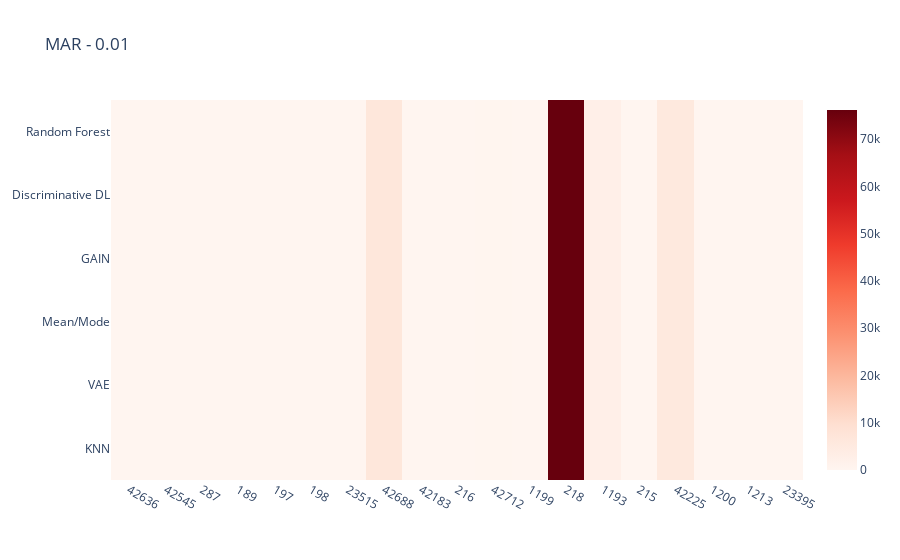
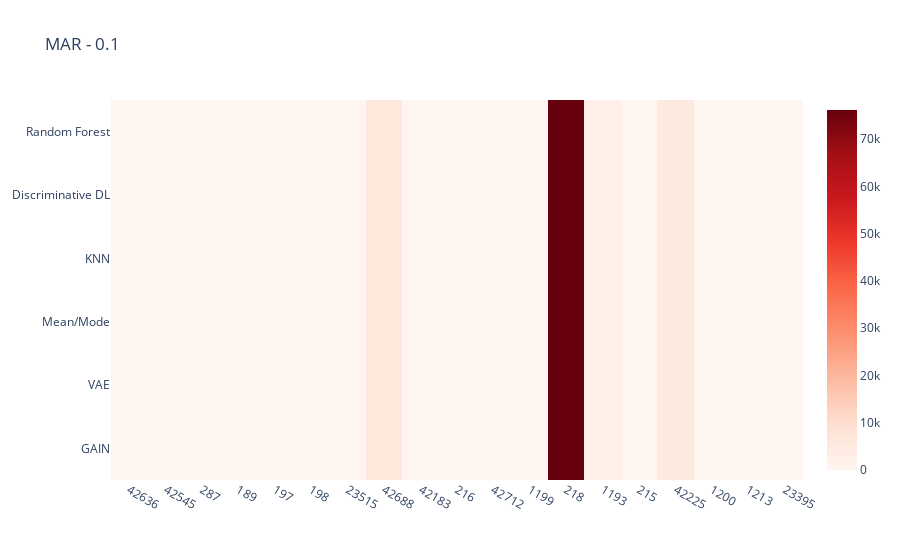
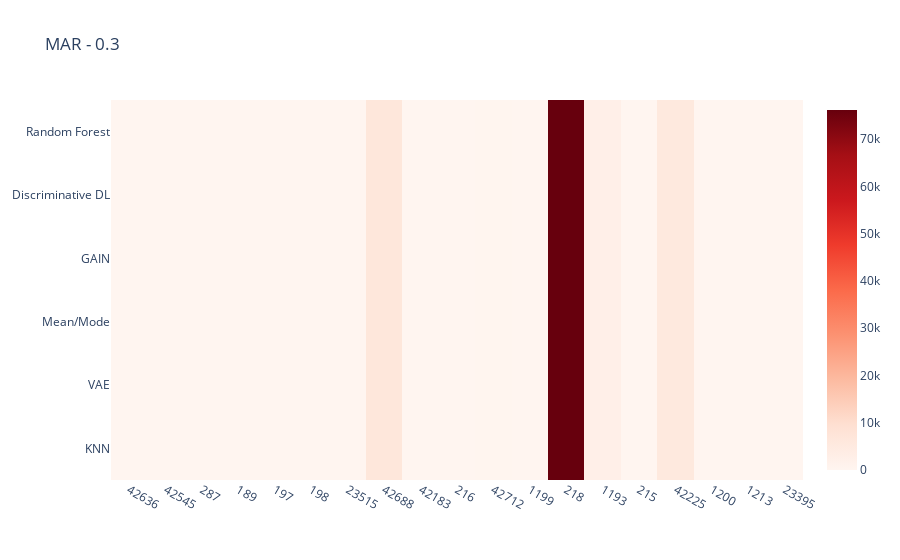
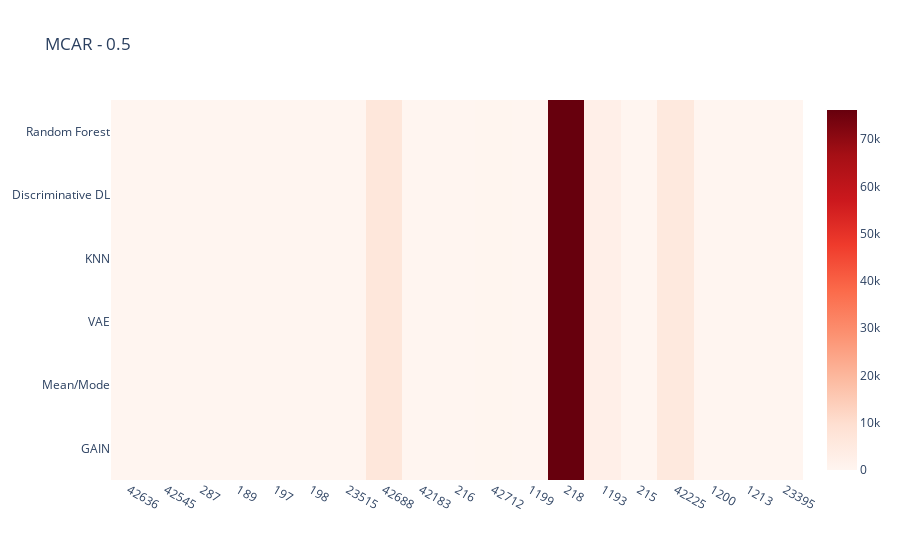

Notebook cell for these charts, in order:
### Code cell
# Heatmap for total RMSE score for each data constellation for each method

df_heat = df_heat.astype({"Task":"string"})

data_constellations = ['MAR - 0.01', 'MAR - 0.1', 'MAR - 0.3', 'MCAR - 0.5', 'MCAR - 0.01', 'MCAR - 0.1', 'MCAR - 0.3', 'MCAR - 0.5', 'MNAR - 0.01', 'MNAR - 0.1', 'MNAR - 0.3', 'MNAR - 0.5']


for i in data_constellations:
    data_constel = df_heat.loc[df_heat['Data_Constellation'] == i]

    ### uncomment whatever you want to investigate

    ## sort by amount datapoints (ascending)
    data_constel = data_constel.sort_values(by=['NumberOfInstances'])

    ## sort by amount of features (ascending)
    #data_constel = data_constel.sort_values(by=['NumberOfFeatures'])

    ## sort by amount of datapoints and features (ascending)
    #data_constel = data_constel.sort_values(by=['NumberOfInstances', 'NumberOfFeatures'])

    ## sort by amount of categorical features and datapoints (ascending)
    #data_constel = data_constel.sort_values(by=['NumberOfCategoricalFeatures', 'NumberOfInstances'])

    ## sort by amount of numerical features and datapoints (ascending)
    #data_constel = data_constel.sort_values(by=['NumberOfNumericFeatures', 'NumberOfInstances'])
    
    Dataset_number = data_constel["Task"]
    Imputation_Method = data_constel["Imputation_Method"]
    Improvement = data_constel["Imputed_Subset"]
    

    trace = go.Heatmap(
                   z=Improvement,
                   x=Dataset_number,
                   y=Imputation_Method,
                   type = 'heatmap',
                    autocolorscale= False,
                    colorscale = 'Reds',
                    zmin=0,
                    )
    data = [trace]
    fig = go.Figure(data=data)
    fig.update_layout(
        title=i,
        xaxis_nticks=36)
    fig.show()

### Figure 1 — Plotly figure (JSON) as saved in the notebook; plotly's stock layout.template omitted (floating-point values rounded to 4 significant figures)
{"data": [{"autocolorscale": false, "colorscale": [[0, "rgb(255,245,240)"], [0.125, "rgb(254,224,210)"], [0.25, "rgb(252,187,161)"], [0.375, "rgb(252,146,114)"], [0.5, "rgb(251,106,74)"], [0.625, "rgb(239,59,44)"], [0.75, "rgb(203,24,29)"], [0.875, "rgb(165,15,21)"], [1, "rgb(103,0,13)"]], "type": "heatmap", "x": ["42636", "42636", "42636", "42636", "42636", "42636", "42545", "42545", "42545", "42545", "42545", "42545", "287", "287", "287", "287", "287", "287", "189", "197", "189", "189", "189", "189", "189", "197", "197", "197", "197", "197", "198", "198", "198", "198", "198", "198", "23515", "23515", "23515", "23515", "23515", "23515", "42688", "42688", "42688", "42688", "42688", "42688", "42183", "42183", "42183", "42183", "42183", "42183", "216", "216", "216", "216", "216", "216", "42712", "42712", "42712", "42712", "42712", "42712", "1199", "1199", "1199", "1199", "1199", "1199", "218", "218", "218", "218", "218", "218", "1193", "1193", "1193", "1193", "1193", "1193", "215", "215", "215", "215", "215", "215", "42225", "42225", "42225", "42225", "42225", "42225", "1200", "1200", "1200", "1200", "1200", "1200", "1213", "1213", "1213", "1213", "1213", "1213", "23395", "23395", "23395", "23395", "23395", "23395"], "y": ["KNN", "VAE", "Mean/Mode", "GAIN", "Discriminative DL", "Random Forest", "KNN", "Random Forest", "GAIN", "Discriminative DL", "Mean/Mode", "VAE", "Mean/Mode", "Random Forest", "VAE", "GAIN", "KNN", "Discriminative DL", "Mean/Mode", "VAE", "KNN", "VAE", "Discriminative DL", "GAIN", "Random Forest", "Mean/Mode", "Random Forest", "GAIN", "KNN", "Discriminative DL", "GAIN", "Random Forest", "VAE", "Mean/Mode", "Discriminative DL", "KNN", "Random Forest", "Discriminative DL", "GAIN", "KNN", "VAE", "Mean/Mode", "KNN", "VAE", "Mean/Mode", "GAIN", "Discriminative DL", "Random Forest", "KNN", "GAIN", "Random Forest", "VAE", "Discriminative DL", "Mean/Mode", "KNN", "Mean/Mode", "VAE", "Random Forest", "GAIN", "Discriminative DL", "GAIN", "KNN", "Random Forest", "Mean/Mode", "Discriminative DL", "VAE", "Discriminative DL", "VAE", "KNN", "GAIN", "Random Forest", "Mean/Mode", "Mean/Mode", "KNN", "Discriminative DL", "Random Forest", "GAIN", "VAE", "Random Forest", "GAIN", "Discriminative DL", "Mean/Mode", "VAE", "KNN", "GAIN", "Discriminative DL", "VAE", "Random Forest", "KNN", "Mean/Mode", "KNN", "GAIN", "Discriminative DL", "Random Forest", "Mean/Mode", "VAE", "Discriminative DL", "KNN", "Random Forest", "GAIN", "VAE", "Mean/Mode", "GAIN", "VAE", "Mean/Mode", "KNN", "Random Forest", "Discriminative DL", "Random Forest", "VAE", "Discriminative DL", "KNN", "Mean/Mode", "GAIN"], "z": [0.4803, 0.4809, 0.4811, 0.4805, 0.48, 0.4796, 14.97, 14.97, 14.97, 14.97, 14.97, 14.97, 1.063, 1.063, 1.063, 1.063, 1.063, 1.063, 0.2247, 57.44, 0.2247, 0.2252, 0.2252, 0.2254, 0.2255, 57.44, 57.44, 57.44, 57.44, 57.44, 0.001623, 0.001623, 0.001623, 0.001623, 0.001623, 0.001623, 0.03233, 0.03233, 0.03232, 0.03233, 0.03232, 0.03232, 6510.0, 6510.0, 6510.0, 6510.0, 6510.0, 6510.0, 5.748, 5.748, 5.748, 5.748, 5.748, 5.748, 0.003328, 0.003327, 0.003324, 0.003325, 0.003341, 0.003327, 205.1, 205.2, 205.2, 205.2, 205.2, 205.2, 13.13, 13.14, 13.14, 13.14, 13.14, 13.14, 76170.0, 76170.0, 76170.0, 76170.0, 76170.0, 76170.0, 2614.0, 2614.0, 2614.0, 2614.0, 2614.0, 2614.0, 2.384, 2.381, 2.381, 2.381, 2.38, 2.38, 5572.0, 5572.0, 5572.0, 5572.0, 5572.0, 5572.0, 5.172, 5.168, 5.168, 5.182, 5.186, 5.189, 6.609, 6.609, 6.609, 6.607, 6.608, 6.61, 0.1576, 0.1576, 0.1576, 0.1576, 0.1576, 0.1576], "zmin": 0}], "layout": {"title": {"text": "MAR - 0.01"}, "xaxis": {"nticks": 36}}}

### Figure 2 — Plotly figure (JSON) as saved in the notebook; plotly's stock layout.template omitted (floating-point values rounded to 4 significant figures)
{"data": [{"autocolorscale": false, "colorscale": [[0, "rgb(255,245,240)"], [0.125, "rgb(254,224,210)"], [0.25, "rgb(252,187,161)"], [0.375, "rgb(252,146,114)"], [0.5, "rgb(251,106,74)"], [0.625, "rgb(239,59,44)"], [0.75, "rgb(203,24,29)"], [0.875, "rgb(165,15,21)"], [1, "rgb(103,0,13)"]], "type": "heatmap", "x": ["42636", "42636", "42636", "42636", "42636", "42636", "42545", "42545", "42545", "42545", "42545", "42545", "287", "287", "287", "287", "287", "287", "189", "197", "189", "189", "189", "189", "189", "197", "197", "197", "197", "197", "198", "198", "198", "198", "198", "198", "23515", "23515", "23515", "23515", "23515", "23515", "42688", "42688", "42688", "42688", "42688", "42688", "42183", "42183", "42183", "42183", "42183", "42183", "216", "216", "216", "216", "216", "216", "42712", "42712", "42712", "42712", "42712", "42712", "1199", "1199", "1199", "1199", "1199", "1199", "218", "218", "218", "218", "218", "218", "1193", "1193", "1193", "1193", "1193", "1193", "215", "215", "215", "215", "215", "215", "42225", "42225", "42225", "42225", "42225", "42225", "1200", "1200", "1200", "1200", "1200", "1200", "1213", "1213", "1213", "1213", "1213", "1213", "23395", "23395", "23395", "23395", "23395", "23395"], "y": ["GAIN", "VAE", "Mean/Mode", "KNN", "Discriminative DL", "Random Forest", "Random Forest", "Mean/Mode", "Discriminative DL", "VAE", "KNN", "GAIN", "Mean/Mode", "KNN", "Random Forest", "VAE", "GAIN", "Discriminative DL", "Discriminative DL", "Random Forest", "Mean/Mode", "KNN", "GAIN", "Random Forest", "VAE", "Discriminative DL", "KNN", "Mean/Mode", "VAE", "GAIN", "GAIN", "VAE", "Mean/Mode", "Discriminative DL", "Random Forest", "KNN", "Random Forest", "Discriminative DL", "KNN", "Mean/Mode", "GAIN", "VAE", "KNN", "GAIN", "VAE", "Mean/Mode", "Random Forest", "Discriminative DL", "KNN", "VAE", "Discriminative DL", "Mean/Mode", "GAIN", "Random Forest", "Random Forest", "Discriminative DL", "KNN", "VAE", "GAIN", "Mean/Mode", "Random Forest", "Discriminative DL", "VAE", "KNN", "GAIN", "Mean/Mode", "VAE", "Discriminative DL", "GAIN", "Random Forest", "KNN", "Mean/Mode", "Random Forest", "GAIN", "Mean/Mode", "VAE", "KNN", "Discriminative DL", "Discriminative DL", "Mean/Mode", "GAIN", "Random Forest", "VAE", "KNN", "GAIN", "KNN", "Discriminative DL", "Random Forest", "VAE", "Mean/Mode", "VAE", "Mean/Mode", "Random Forest", "GAIN", "Discriminative DL", "KNN", "Random Forest", "KNN", "Discriminative DL", "GAIN", "VAE", "Mean/Mode", "Random Forest", "Discriminative DL", "KNN", "Mean/Mode", "VAE", "GAIN", "VAE", "GAIN", "Discriminative DL", "Mean/Mode", "KNN", "Random Forest"], "z": [0.4808, 0.4842, 0.4858, 0.4832, 0.4805, 0.4792, 14.97, 14.97, 14.97, 14.97, 14.97, 14.97, 1.065, 1.065, 1.063, 1.064, 1.077, 1.064, 0.2241, 57.45, 0.2253, 0.2254, 0.2255, 0.2259, 0.2269, 57.42, 57.44, 57.48, 57.46, 57.44, 0.001629, 0.001627, 0.001627, 0.001628, 0.001628, 0.001629, 0.03233, 0.03232, 0.03232, 0.03232, 0.03229, 0.03231, 6510.0, 6510.0, 6510.0, 6510.0, 6510.0, 6510.0, 5.748, 5.747, 5.748, 5.748, 5.748, 5.748, 0.003334, 0.00333, 0.003319, 0.003321, 0.003353, 0.003329, 205.2, 205.3, 205.4, 205.4, 205.8, 205.6, 13.14, 13.15, 13.16, 13.16, 13.18, 13.18, 76170.0, 76170.0, 76170.0, 76170.0, 76170.0, 76170.0, 2612.0, 2612.0, 2612.0, 2613.0, 2612.0, 2613.0, 2.419, 2.402, 2.4, 2.398, 2.396, 2.391, 5572.0, 5572.0, 5572.0, 5572.0, 5572.0, 5572.0, 5.191, 5.182, 5.188, 5.247, 5.334, 5.354, 6.611, 6.604, 6.61, 6.59, 6.599, 6.619, 0.1577, 0.1576, 0.1576, 0.1576, 0.1576, 0.1576], "zmin": 0}], "layout": {"title": {"text": "MAR - 0.1"}, "xaxis": {"nticks": 36}}}

### Figure 3 — Plotly figure (JSON) as saved in the notebook; plotly's stock layout.template omitted (floating-point values rounded to 4 significant figures)
{"data": [{"autocolorscale": false, "colorscale": [[0, "rgb(255,245,240)"], [0.125, "rgb(254,224,210)"], [0.25, "rgb(252,187,161)"], [0.375, "rgb(252,146,114)"], [0.5, "rgb(251,106,74)"], [0.625, "rgb(239,59,44)"], [0.75, "rgb(203,24,29)"], [0.875, "rgb(165,15,21)"], [1, "rgb(103,0,13)"]], "type": "heatmap", "x": ["42636", "42636", "42636", "42636", "42636", "42636", "42545", "42545", "42545", "42545", "42545", "42545", "287", "287", "287", "287", "287", "287", "189", "197", "189", "189", "189", "189", "189", "197", "197", "197", "197", "197", "198", "198", "198", "198", "198", "198", "23515", "23515", "23515", "23515", "23515", "23515", "42688", "42688", "42688", "42688", "42688", "42688", "42183", "42183", "42183", "42183", "42183", "42183", "216", "216", "216", "216", "216", "216", "42712", "42712", "42712", "42712", "42712", "42712", "1199", "1199", "1199", "1199", "1199", "1199", "218", "218", "218", "218", "218", "218", "1193", "1193", "1193", "1193", "1193", "1193", "215", "215", "215", "215", "215", "215", "42225", "42225", "42225", "42225", "42225", "42225", "1200", "1200", "1200", "1200", "1200", "1200", "1213", "1213", "1213", "1213", "1213", "1213", "23395", "23395", "23395", "23395", "23395", "23395"], "y": ["KNN", "VAE", "Mean/Mode", "GAIN", "Discriminative DL", "Random Forest", "GAIN", "Discriminative DL", "Mean/Mode", "Random Forest", "VAE", "KNN", "GAIN", "VAE", "Discriminative DL", "Random Forest", "KNN", "Mean/Mode", "KNN", "KNN", "Mean/Mode", "Discriminative DL", "VAE", "GAIN", "Random Forest", "Discriminative DL", "Random Forest", "Mean/Mode", "VAE", "GAIN", "VAE", "Mean/Mode", "Discriminative DL", "GAIN", "KNN", "Random Forest", "VAE", "Random Forest", "Mean/Mode", "KNN", "GAIN", "Discriminative DL", "KNN", "VAE", "GAIN", "Discriminative DL", "Mean/Mode", "Random Forest", "GAIN", "VAE", "Discriminative DL", "KNN", "Random Forest", "Mean/Mode", "Discriminative DL", "VAE", "Random Forest", "Mean/Mode", "KNN", "GAIN", "GAIN", "Random Forest", "KNN", "Discriminative DL", "VAE", "Mean/Mode", "Random Forest", "Mean/Mode", "Discriminative DL", "KNN", "VAE", "GAIN", "VAE", "KNN", "Discriminative DL", "Mean/Mode", "GAIN", "Random Forest", "Mean/Mode", "Random Forest", "VAE", "KNN", "GAIN", "Discriminative DL", "VAE", "GAIN", "Discriminative DL", "Random Forest", "KNN", "Mean/Mode", "KNN", "VAE", "Discriminative DL", "Random Forest", "Mean/Mode", "GAIN", "Discriminative DL", "Random Forest", "KNN", "VAE", "Mean/Mode", "GAIN", "Discriminative DL", "Random Forest", "KNN", "Mean/Mode", "VAE", "GAIN", "GAIN", "VAE", "Discriminative DL", "Mean/Mode", "KNN", "Random Forest"], "z": [0.4885, 0.4912, 0.495, 0.4904, 0.4862, 0.4848, 14.97, 14.97, 14.97, 14.97, 14.97, 14.97, 1.071, 1.073, 1.058, 1.06, 1.073, 1.068, 0.2236, 57.43, 0.2236, 0.2245, 0.2248, 0.2249, 0.2268, 57.39, 57.41, 57.57, 57.46, 57.42, 0.001628, 0.001626, 0.001626, 0.001626, 0.001627, 0.001628, 0.03244, 0.03239, 0.03234, 0.03234, 0.03227, 0.0323, 6510.0, 6510.0, 6510.0, 6510.0, 6510.0, 6510.0, 5.749, 5.747, 5.748, 5.749, 5.749, 5.749, 0.00338, 0.00338, 0.003358, 0.003372, 0.003383, 0.003376, 205.3, 205.8, 206.7, 207.3, 208.8, 207.3, 13.14, 13.15, 13.18, 13.19, 13.21, 13.23, 76170.0, 76170.0, 76170.0, 76170.0, 76170.0, 76170.0, 2608.0, 2609.0, 2608.0, 2610.0, 2608.0, 2612.0, 2.437, 2.436, 2.433, 2.429, 2.429, 2.426, 5572.0, 5572.0, 5572.0, 5572.0, 5572.0, 5572.0, 5.319, 5.26, 5.264, 5.563, 5.697, 5.852, 6.615, 6.596, 6.607, 6.575, 6.591, 6.775, 0.1577, 0.1577, 0.1577, 0.1576, 0.1576, 0.1576], "zmin": 0}], "layout": {"title": {"text": "MAR - 0.3"}, "xaxis": {"nticks": 36}}}

### Figure 4 — Plotly figure (JSON) as saved in the notebook; plotly's stock layout.template omitted (floating-point values rounded to 4 significant figures)
{"data": [{"autocolorscale": false, "colorscale": [[0, "rgb(255,245,240)"], [0.125, "rgb(254,224,210)"], [0.25, "rgb(252,187,161)"], [0.375, "rgb(252,146,114)"], [0.5, "rgb(251,106,74)"], [0.625, "rgb(239,59,44)"], [0.75, "rgb(203,24,29)"], [0.875, "rgb(165,15,21)"], [1, "rgb(103,0,13)"]], "type": "heatmap", "x": ["42636", "42636", "42636", "42636", "42636", "42636", "42545", "42545", "42545", "42545", "42545", "42545", "287", "287", "287", "287", "287", "287", "189", "197", "189", "189", "189", "189", "189", "197", "197", "197", "197", "197", "198", "198", "198", "198", "198", "198", "23515", "23515", "23515", "23515", "23515", "23515", "42688", "42688", "42688", "42688", "42688", "42688", "42183", "42183", "42183", "42183", "42183", "42183", "216", "216", "216", "216", "216", "216", "42712", "42712", "42712", "42712", "42712", "42712", "1199", "1199", "1199", "1199", "1199", "1199", "218", "218", "218", "218", "218", "218", "1193", "1193", "1193", "1193", "1193", "1193", "215", "215", "215", "215", "215", "215", "42225", "42225", "42225", "42225", "42225", "42225", "1200", "1200", "1200", "1200", "1200", "1200", "1213", "1213", "1213", "1213", "1213", "1213", "23395", "23395", "23395", "23395", "23395", "23395"], "y": ["GAIN", "Mean/Mode", "VAE", "KNN", "Discriminative DL", "Random Forest", "KNN", "Mean/Mode", "VAE", "Discriminative DL", "Random Forest", "GAIN", "Mean/Mode", "VAE", "GAIN", "KNN", "Discriminative DL", "Random Forest", "GAIN", "Random Forest", "KNN", "Mean/Mode", "VAE", "Discriminative DL", "Random Forest", "VAE", "Mean/Mode", "Discriminative DL", "KNN", "GAIN", "GAIN", "Mean/Mode", "Discriminative DL", "VAE", "Random Forest", "KNN", "Random Forest", "KNN", "Discriminative DL", "VAE", "Mean/Mode", "GAIN", "KNN", "VAE", "Discriminative DL", "Random Forest", "GAIN", "Mean/Mode", "Mean/Mode", "Random Forest", "KNN", "Discriminative DL", "VAE", "GAIN", "Mean/Mode", "GAIN", "Discriminative DL", "Random Forest", "VAE", "KNN", "Random Forest", "KNN", "Discriminative DL", "Mean/Mode", "GAIN", "VAE", "GAIN", "VAE", "Mean/Mode", "KNN", "Random Forest", "Discriminative DL", "Random Forest", "Discriminative DL", "KNN", "Mean/Mode", "VAE", "GAIN", "GAIN", "Discriminative DL", "Mean/Mode", "Random Forest", "VAE", "KNN", "Random Forest", "VAE", "KNN", "Discriminative DL", "GAIN", "Mean/Mode", "GAIN", "Random Forest", "KNN", "Discriminative DL", "Mean/Mode", "VAE", "Discriminative DL", "Random Forest", "KNN", "GAIN", "Mean/Mode", "VAE", "Discriminative DL", "KNN", "Random Forest", "Mean/Mode", "VAE", "GAIN", "GAIN", "VAE", "KNN", "Discriminative DL", "Mean/Mode", "Random Forest"], "z": [0.491, 0.5026, 0.5077, 0.4959, 0.4896, 0.4836, 14.97, 14.97, 14.97, 14.97, 14.97, 14.97, 1.08, 1.082, 1.076, 1.078, 1.09, 1.079, 0.2247, 57.43, 0.2252, 0.2255, 0.2264, 0.2266, 0.2271, 57.32, 57.37, 57.44, 57.44, 57.39, 0.001625, 0.001623, 0.001624, 0.001624, 0.001625, 0.001625, 0.03233, 0.03233, 0.03233, 0.03233, 0.03227, 0.03229, 6510.0, 6510.0, 6510.0, 6510.0, 6510.0, 6510.0, 5.728, 5.724, 5.726, 5.747, 5.747, 5.751, 0.003403, 0.003401, 0.003387, 0.003399, 0.003425, 0.0034, 204.6, 205.3, 206.5, 206.8, 209.0, 206.9, 13.08, 13.18, 13.18, 13.2, 13.25, 13.27, 76170.0, 76170.0, 76170.0, 76170.0, 76170.0, 76170.0, 2605.0, 2606.0, 2605.0, 2607.0, 2604.0, 2609.0, 2.469, 2.468, 2.464, 2.459, 2.455, 2.453, 5572.0, 5572.0, 5572.0, 5572.0, 5572.0, 5572.0, 5.335, 5.284, 5.288, 5.514, 5.528, 5.696, 6.671, 6.632, 6.633, 6.586, 6.586, 7.039, 0.1578, 0.1577, 0.1577, 0.1577, 0.1577, 0.1576], "zmin": 0}], "layout": {"title": {"text": "MCAR - 0.5"}, "xaxis": {"nticks": 36}}}
